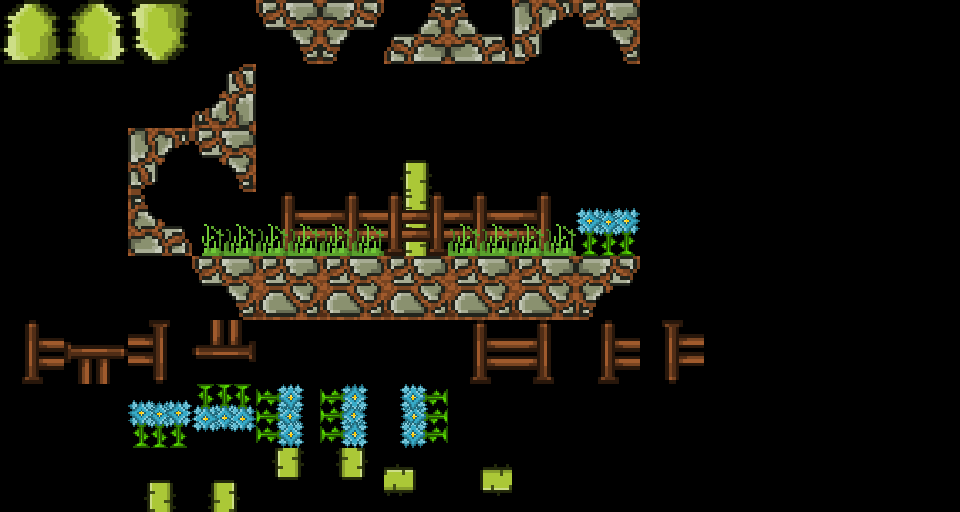

Tiled map render using the project's own tile images. Description and the map definition, with tile-layer contents summarised, below:
An orthogonal 15x8 tile map with 64x64 px tiles, 3 tile layers (Tile Layer 1, Tile Layer 2, Tile Layer 3) and 2 objects (thing, anotherThing).

<map version="1.10" tiledversion="1.11.2" orientation="orthogonal" renderorder="right-down" width="15" height="8" tilewidth="64" tileheight="64" infinite="0" nextlayerid="5" nextobjectid="7">
 <tileset firstgid="1" source="tileset.tsx" />
 <layer id="1" name="Tile Layer 1" width="15" height="8">
  <data>[120 cells, 44 non-empty, 10 distinct tile ids]</data>
 </layer>
 <layer id="2" name="Tile Layer 2" width="15" height="8">
  <data>[120 cells, 3 non-empty, 3 distinct tile ids]</data>
 </layer>
 <layer id="3" name="Tile Layer 3" width="15" height="8">
  <data>[120 cells, 6 non-empty, 3 distinct tile ids]</data>
 </layer>
 <objectgroup id="4" name="Object Layer 1">
  <object id="3" name="thing" x="704" y="64" width="128" height="128" />
  <object id="5" name="anotherThing" x="768" y="320" width="128" height="128" />
 </objectgroup>
</map>
